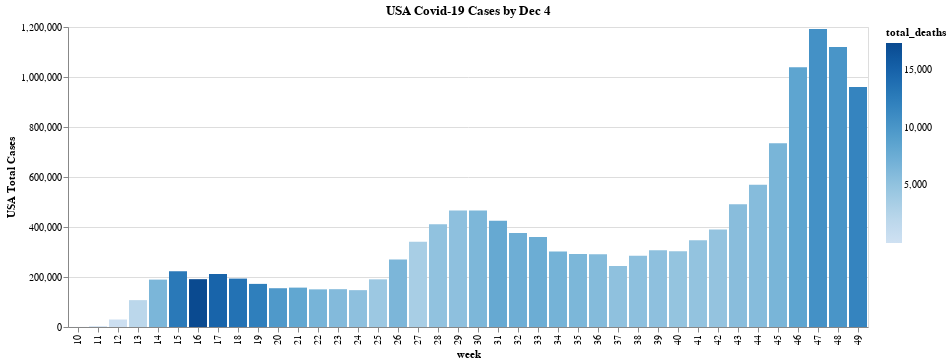

The code cell stored with this chart in its notebook:
### Code cell
bar1 = alt.Chart(all_week_data, title="USA Covid-19 Cases by Dec 4").mark_bar().encode(
     x='week:N',
     y=alt.Y('total_cases:Q', title="USA Total Cases"),
     color='total_deaths:Q'
     #color=alt.condition(brush, 'age_group:N', alt.value('colors'))
).interactive()

bar1

### Figure 1 — Vega-Lite specification as saved in the notebook (floating-point values rounded to 4 significant figures)
{"config": {"view": {"continuousWidth": 400, "continuousHeight": 300}}, "data": {"name": "data-6403594b10ebee6a9ac9bb88f05c24cd"}, "mark": "bar", "encoding": {"color": {"type": "quantitative", "field": "total_deaths"}, "x": {"type": "nominal", "field": "week"}, "y": {"type": "quantitative", "field": "total_cases", "title": "USA Total Cases"}}, "selection": {"selector005": {"type": "interval", "bind": "scales", "encodings": ["x", "y"]}}, "title": "USA Covid-19 Cases by Dec 4", "$schema": "https://vega.github.io/schema/vega-lite/v4.8.1.json", "datasets": {"data-6403594b10ebee6a9ac9bb88f05c24cd": [{"week": 10, "total_cases": 400, "total_deaths": 18}, {"week": 11, "total_cases": 3113, "total_deaths": 48}, {"week": 12, "total_cases": 29989, "total_deaths": 333}, {"week": 13, "total_cases": 107451, "total_deaths": 2004}, {"week": 14, "total_cases": 189600, "total_deaths": 6504}, {"week": 15, "total_cases": 223497, "total_deaths": 12855}, {"week": 16, "total_cases": 191331, "total_deaths": 17320}, {"week": 17, "total_cases": 211593, "total_deaths": 14839}, {"week": 18, "total_cases": 193640, "total_deaths": 13534}, {"week": 19, "total_cases": 172450, "total_deaths": 12300}, {"week": 20, "total_cases": 155106, "total_deaths": 9651}, {"week": 21, "total_cases": 157540, "total_deaths": 8262}, {"week": 22, "total_cases": 150579, "total_deaths": 6727}, {"week": 23, "total_cases": 151274, "total_deaths": 5979}, {"week": 24, "total_cases": 147403, "total_deaths": 5269}, {"week": 25, "total_cases": 190662, "total_deaths": 4279}, {"week": 26, "total_cases": 270081, "total_deaths": 6446}, {"week": 27, "total_cases": 341081, "total_deaths": 3442}, {"week": 28, "total_cases": 410890, "total_deaths": 5073}, {"week": 29, "total_cases": 466024, "total_deaths": 5273}, {"week": 30, "total_cases": 465928, "total_deaths": 6389}, {"week": 31, "total_cases": 425180, "total_deaths": 7925}, {"week": 32, "total_cases": 375987, "total_deaths": 7371}, {"week": 33, "total_cases": 360240, "total_deaths": 7508}, {"week": 34, "total_cases": 302379, "total_deaths": 6873}, {"week": 35, "total_cases": 292383, "total_deaths": 6399}, {"week": 36, "total_cases": 291002, "total_deaths": 5891}, {"week": 37, "total_cases": 243605, "total_deaths": 5192}, {"week": 38, "total_cases": 284891, "total_deaths": 5319}, {"week": 39, "total_cases": 306863, "total_deaths": 5304}, {"week": 40, "total_cases": 302741, "total_deaths": 4871}, {"week": 41, "total_cases": 346979, "total_deaths": 4909}, {"week": 42, "total_cases": 389827, "total_deaths": 4878}, {"week": 43, "total_cases": 490565, "total_deaths": 5615}, {"week": 44, "total_cases": 568768, "total_deaths": 5782}, {"week": 45, "total_cases": 734657, "total_deaths": 6644}, {"week": 46, "total_cases": 1038667, "total_deaths": 8443}, {"week": 47, "total_cases": 1191523, "total_deaths": 10488}, {"week": 48, "total_cases": 1119684, "total_deaths": 10093}, {"week": 49, "total_cases": 959930, "total_deaths": 11774}]}}
